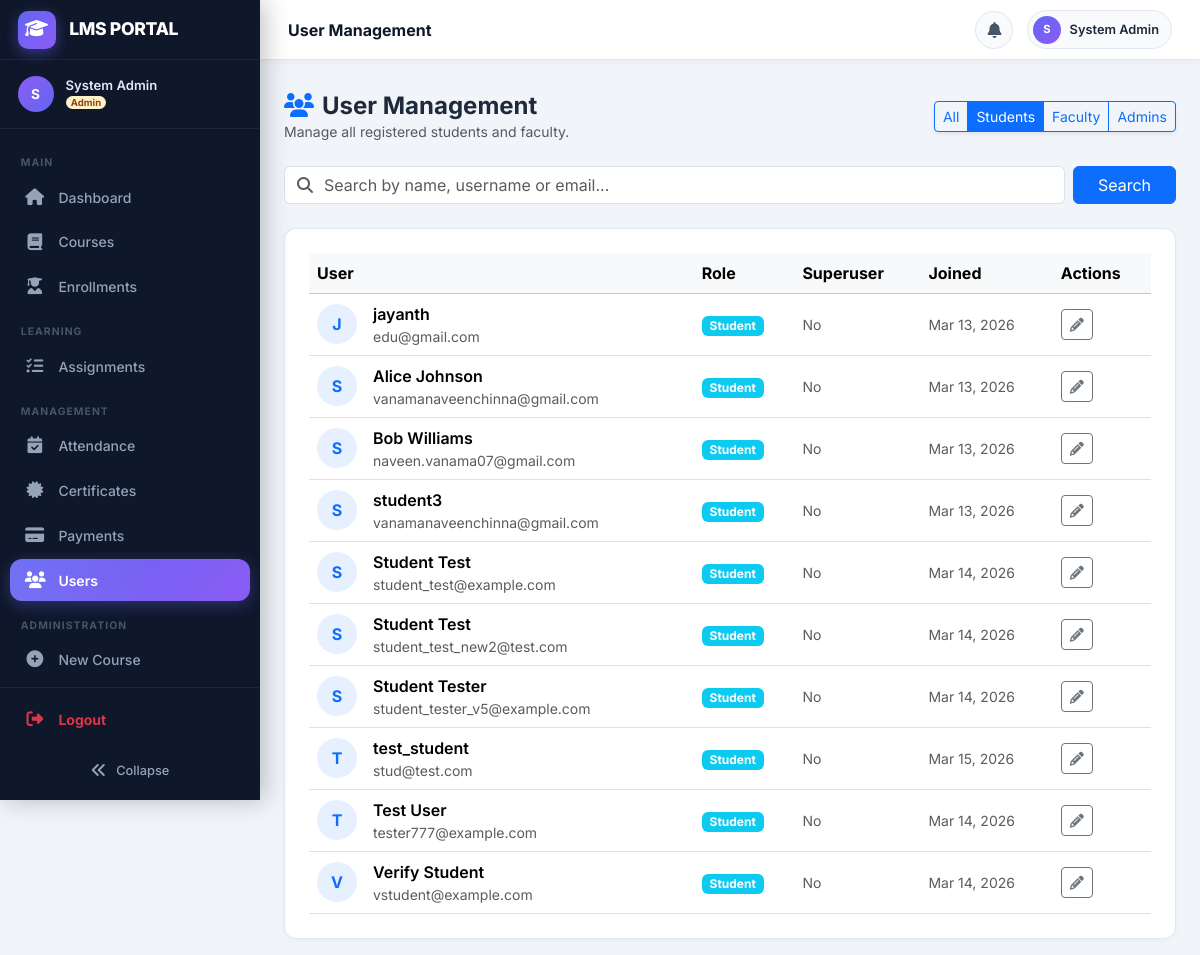
The app's page /users/?role=student (signed in) with its own data.
### users/models.py (models this page shows, shortened)
class CustomUser(AbstractUser):
    class Role(models.TextChoices):
        ADMIN = 'admin', 'Admin'
        INSTRUCTOR = 'instructor', 'Instructor'
        STUDENT = 'student', 'Student'
    role = models.CharField(
        max_length=20,
        choices=Role.choices,
        default=Role.STUDENT,
    )
    phone = models.CharField(max_length=20, blank=True)
    profile_picture = models.ImageField(
        upload_to='profile_pictures/', blank=True, null=True
    )
    bio = models.TextField(blank=True)
    date_of_birth = models.DateField(null=True, blank=True)
    otp = models.CharField(max_length=6, blank=True, null=True)
    otp_expiry = models.DateTimeField(null=True, blank=True)
    class Meta:
        verbose_name = 'User'
        verbose_name_plural = 'Users'
    @property
    def is_admin_role(self):
        return self.role == self.Role.ADMIN
    @property
    def is_student(self):
        return self.role == self.Role.STUDENT

### users/views.py (the view, shortened to what this page needs)
# urls.py: path('users/', views.user_list_view, name='list'),
@login_required
def user_list_view(request):
    if not (request.user.is_admin_role or request.user.is_superuser):
        messages.error(request, 'Permission denied.')
        return redirect('users:dashboard')
    role_filter = request.GET.get('role', '')
    query = request.GET.get('q', '')
    users = CustomUser.objects.all().order_by('role', 'username')
    if role_filter:
        users = users.filter(role=role_filter)
    return render(request, 'users/user_list.html', {
        'users': users,
        'role_filter': role_filter,
        'query': query,
    })

### templates/users/user_list.html (shortened to what this page needs)
{% extends 'base.html' %}
{% block content %}
<div class="d-flex align-items-center justify-content-between mb-4 flex-wrap gap-3">
  <div>
    <h4 class="fw-bold mb-0"><i class="fas fa-users me-2 text-primary"></i>User Management</h4>
    <p class="text-muted small mb-0">Manage all registered students and faculty.</p>
  </div>
  <div class="btn-group shadow-sm">
    <a href="?role=" class="btn btn-outline-primary btn-sm {% if not role_filter %}active{% endif %}">All</a>
    <a href="?role=student" class="btn btn-outline-primary btn-sm {% if role_filter == 'student' %}active{% endif %}">Students</a>
    <a href="?role=instructor" class="btn btn-outline-primary btn-sm {% if role_filter == 'instructor' %}active{% endif %}">Faculty</a>
    <a href="?role=admin" class="btn btn-outline-primary btn-sm {% if role_filter == 'admin' %}active{% endif %}">Admins</a>
  </div>
</div>
<div class="mb-4">
  <form method="get" class="d-flex gap-2">
    <div class="input-group">
      <span class="input-group-text bg-white border-end-0"><i class="fas fa-search text-muted"></i></span>
      <input type="text" name="q" value="{{ query }}" class="form-control border-start-0 ps-0" placeholder="Search by name, username or email..." aria-label="Search">
    </div>
    <button type="submit" class="btn btn-primary px-4">Search</button>
  </form>
</div>
<div class="page-card">
  <div class="table-responsive">
    <table class="table table-hover align-middle mb-0">
      <thead class="table-light">
        <tr>
          <th>User</th>
          <th>Role</th>
          <th>Superuser</th>
          <th>Joined</th>
          <th>Actions</th>
        </tr>
      </thead>
      <tbody>
        {% for u in users %}
        <tr>
          <td>
            <div class="d-flex align-items-center gap-3">
              <div class="rounded-circle d-flex align-items-center justify-content-center bg-primary bg-opacity-10 text-primary fw-bold" style="width:40px;height:40px;">
                {{ u.username|first|upper }}
              </div>
              <div>
                <div class="fw-semibold">{{ u.get_full_name|default:u.username }}</div>
                <div class="text-muted small">{{ u.email|default:"No email" }}</div>
              </div>
            </div>
          </td>
          <td>
            <span class="badge {% if u.role == 'admin' %}bg-danger{% elif u.role == 'instructor' %}bg-primary{% else %}bg-info{% endif %}">
              {{ u.get_role_display|default:u.role|capfirst }}
            </span>
          </td>
          <td>
             {% if u.is_superuser %}
             <span class="text-success small fw-bold"><i class="bi bi-check-circle-fill"></i> Yes</span>
             {% else %}
             <span class="text-muted small">No</span>
             {% endif %}
          </td>
          <td class="text-muted small">
            {{ u.date_joined|date:"M d, Y" }}
          </td>
          <td>
            <div class="d-flex gap-2">
              <a href="#" class="btn btn-sm btn-outline-secondary" title="Edit User (Coming soon)"><i class="fas fa-pencil-alt"></i></a>
            </div>
          </td>
        </tr>
        {% empty %}
        <tr><td colspan="5" class="text-center text-muted py-5">No users found.</td></tr>
        {% endfor %}
      </tbody>
    </table>
  </div>
</div>
{% endblock %}

### templates/base.html (shortened to what this page needs)
<!DOCTYPE html>
<html lang="en">
<head>
  <link href="https://cdn.jsdelivr.net/npm/bootstrap@5.3.2/dist/css/bootstrap.min.css" rel="stylesheet" />
  <link href="https://cdn.jsdelivr.net/npm/bootstrap-icons@1.11.3/font/bootstrap-icons.css" rel="stylesheet" />
  <link rel="stylesheet" href="https://cdnjs.cloudflare.com/ajax/libs/font-awesome/6.5.0/css/all.min.css">
</head>
<body>
  {% if user.is_authenticated %}
  <nav class="sidebar" id="sidebar" role="navigation" aria-label="Main navigation">
    <a href="{% url 'users:dashboard' %}" class="sidebar-brand" tabindex="0">
      <div class="sidebar-brand-icon">
        <i class="fas fa-graduation-cap"></i>
      </div>
      <span class="sidebar-brand-text">LMS PORTAL</span>
    </a>
    <div class="sidebar-user">
      <div class="sidebar-user-avatar">
        {{ user.first_name|first|upper|default:user.username|first|upper }}
      </div>
      <div class="sidebar-user-info">
        <div class="sidebar-user-name">{{ user.get_full_name|default:user.username }}</div>
        <div class="sidebar-user-role">
          <span class="badge badge-role-{{ user.role }} rounded-pill" style="font-size:.6rem;padding:.2em .55em;">
            {{ user.get_role_display }}
          </span>
        </div>
      </div>
    </div>
    <div class="sidebar-content">
      <ul style="list-style:none;padding:0;margin:0;">
        <li class="sidebar-section">Main</li>
        <li class="sidebar-item">
          <a href="{% url 'users:dashboard' %}"
            class="sidebar-link {% if request.resolver_match.url_name == 'dashboard' %}sidebar-active{% endif %}"
            data-tooltip="Dashboard">
            <i class="fas fa-home sidebar-icon"></i>
            <span class="sidebar-label">Dashboard</span>
          </a>
        </li>
        <li class="sidebar-item">
          <a href="{% url 'courses:list' %}"
            class="sidebar-link {% if 'courses' in request.path and 'assignments' not in request.path %}sidebar-active{% endif %}"
            data-tooltip="Courses">
            <i class="fas fa-book sidebar-icon"></i>
            <span class="sidebar-label">Courses</span>
          </a>
        </li>
        <li class="sidebar-item">
          <a href="{% url 'enrollments:list' %}"
            class="sidebar-link {% if 'enrollments' in request.path %}sidebar-active{% endif %}"
            data-tooltip="Enrollments">
            <i class="fas fa-user-graduate sidebar-icon"></i>
            <span class="sidebar-label">Enrollments</span>
          </a>
        </li>
        <li class="sidebar-section">Learning</li>
        {% if user.role == 'instructor' or user.is_admin_role or user.is_superuser %}
        <li class="sidebar-item">
          <a href="{% url 'assignments:instructor_dashboard' %}"
            class="sidebar-link {% if 'assignments' in request.path %}sidebar-active{% endif %}"
            data-tooltip="Assignments">
            <i class="fas fa-tasks sidebar-icon"></i>
            <span class="sidebar-label">Assignments</span>
          </a>
        </li>
        {% endif %}
        {% if not user.is_student %}
        <li class="sidebar-section">Management</li>
        <li class="sidebar-item">
          <a href="{% url 'attendance:manage' %}"
            class="sidebar-link {% if 'attendance' in request.path %}sidebar-active{% endif %}"
            data-tooltip="Attendance">
            <i class="fas fa-calendar-check sidebar-icon"></i>
            <span class="sidebar-label">Attendance</span>
          </a>
        </li>
        <li class="sidebar-item">
          <a href="{% url 'certificates:list' %}"
            class="sidebar-link {% if 'certificates' in request.path %}sidebar-active{% endif %}"
            data-tooltip="Certificates">
            <i class="fas fa-certificate sidebar-icon"></i>
            <span class="sidebar-label">Certificates</span>
          </a>
        </li>
        {% if user.is_admin_role or user.is_superuser %}
        <li class="sidebar-item">
          <a href="{% url 'payments:list' %}"
            class="sidebar-link {% if 'payments' in request.path %}sidebar-active{% endif %}" data-tooltip="Payments">
            <i class="fas fa-credit-card sidebar-icon"></i>
            <span class="sidebar-label">Payments</span>
          </a>
        </li>
        <li class="sidebar-item">
          <a href="{% url 'users:list' %}"
            class="sidebar-link {% if 'users/' in request.path and request.resolver_match.url_name != 'profile' and request.resolver_match.url_name != 'dashboard' %}sidebar-active{% endif %}"
            data-tooltip="Users">
            <i class="fas fa-users sidebar-icon"></i>
            <span class="sidebar-label">Users</span>
          </a>
        </li>
        {% endif %}
        {% endif %}
        {% if user.is_admin_role or user.is_superuser %}
        <li class="sidebar-section">Administration</li>
        <li class="sidebar-item">
          <a href="{% url 'courses:create' %}" class="sidebar-link" data-tooltip="New Course">
            <i class="fas fa-plus-circle sidebar-icon"></i>
            <span class="sidebar-label">New Course</span>
          </a>
        </li>
        <li class="sidebar-item">
          <a href="/admin/" target="_blank" class="sidebar-link" data-tooltip="Django Admin">
          </a>
        </li>
        {% endif %}
      </ul>
    </div>
    <div class="sidebar-footer">
      {% if request.user.is_authenticated %}
      <ul style="list-style:none;padding:0;margin:0 0 10px 0;">
        <li class="sidebar-item" style="padding:0;">
          <a href="{% url 'users:logout' %}" class="sidebar-link logout-link text-danger" data-tooltip="Logout">
            <i class="fas fa-sign-out-alt sidebar-icon text-danger"></i>
            <span class="sidebar-label fw-bold">Logout</span>
          </a>
        </li>
      </ul>
      {% endif %}
      <button id="sidebarCollapseBtn" title="Toggle sidebar">
        <i class="fas fa-angle-double-left"></i>
        <span class="sidebar-collapse-label">Collapse</span>
      </button>
    </div>
  </nav>
  <div id="main">
    <header id="topbar">
      <div class="topbar-left">
        <span class="topbar-title d-none d-md-block" id="topbarTitle"></span>
      </div>
      <div class="topbar-right">
        <div class="dropdown" id="notificationDropdown">
          <button class="notif-btn" type="button" data-bs-toggle="dropdown" aria-expanded="false"
            aria-label="Notifications">
            <i class="fas fa-bell"></i>
          </button>
        </div>
        <a href="{% url 'users:profile' %}" class="user-chip" title="My Profile">
          <div class="user-chip-avatar">
            {{ user.first_name|first|upper|default:user.username|first|upper }}
          </div>
          <span class="user-chip-name d-none d-sm-block">{{ user.get_full_name|default:user.username }}</span>
        </a>
      </div>
    </header>
    <div class="container-fluid px-4 pt-3">
    </div>
    <div class="container-fluid px-4 py-3 flex-grow-1">
      {% endif %}
      {% block content %}{% endblock %}
      {% if user.is_authenticated %}
    </div>
  </div>
  {% else %}
    {% if not no_container %}</div>{% endif %}
  {% endif %}
</body>
</html>

### records on screen
CustomUser: first_name|first "S", get_full_name "System Admin", role "Admin"
CustomUser: username|first "J", get_full_name "jayanth", email "edu@gmail.com", role "Student", is_superuser "No", date_joined "Mar 13, 2026"
CustomUser: username|first "S", get_full_name "Alice Johnson", email "vanamanaveenchinna@gmail.com", role "Student", is_superuser "No", date_joined "Mar 13, 2026"
CustomUser: username|first "S", get_full_name "Bob Williams", email "naveen.vanama07@gmail.com", role "Student", is_superuser "No", date_joined "Mar 13, 2026"
CustomUser: username|first "S", get_full_name "student3", email "vanamanaveenchinna@gmail.com", role "Student", is_superuser "No", date_joined "Mar 13, 2026"
CustomUser: username|first "S", get_full_name "Student Test", email "student_test@example.com", role "Student", is_superuser "No", date_joined "Mar 14, 2026"
CustomUser: username|first "S", get_full_name "Student Test", email "student_test_new2@test.com", role "Student", is_superuser "No", date_joined "Mar 14, 2026"
CustomUser: username|first "S", get_full_name "Student Tester", email "student_tester_v5@example.com", role "Student", is_superuser "No", date_joined "Mar 14, 2026"
CustomUser: username|first "T", get_full_name "test_student", email "stud@test.com", role "Student", is_superuser "No", date_joined "Mar 15, 2026"
CustomUser: username|first "T", get_full_name "Test User", email "tester777@example.com", role "Student", is_superuser "No", date_joined "Mar 14, 2026"
CustomUser: username|first "V", get_full_name "Verify Student", email "vstudent@example.com", role "Student", is_superuser "No", date_joined "Mar 14, 2026"
